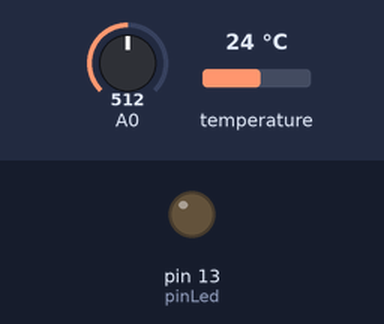
Bench run of a sketch on a simulated Arduino Uno, built with avr-gcc and run on an emulated ATmega328P. Shown: output pins drawn as LEDs (lit = HIGH). Inputs (shaded band) come from the test bench; at power-on: A0 = 512, temperature 24 °C. Pins used as bus, display or sensor lines are not drawn; what the sketch prints to the serial monitor is not drawn.

Above: at 7.7 s.
7.8 s: A0 set to 523
At 18.97 s:
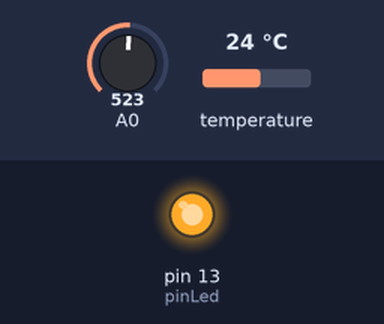
20.2 s: A0 set to 0
At 27.0 s:
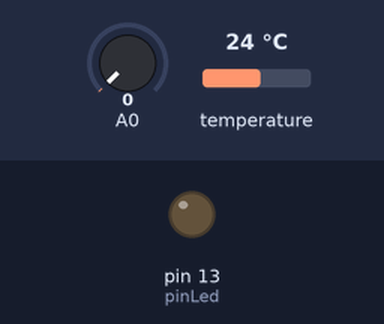
Timing chart, 0 to 28.5 s (numbered marks = the images above; inputs shaded):
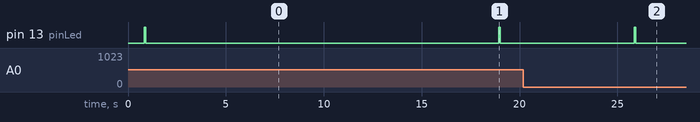

Measured:
- the behaviour switches between 515 and 516 on A0 (found by bisection; images 0 and 1)
- after the input at 7.8 s, pin 13 (pinLed): LOW → HIGH after 11.1 s, → LOW 0.09 s later
- after the input at 20.2 s, pin 13 (pinLed): goes on until 25.9 s, then stays LOW

The sketch:

ReduinoRadio.ino
```cpp
#include <EEPROM.h>
#include <OneWire.h> // Inclusion de la librairie OneWire

#define DS18B20 0x28     // Adresse 1-Wire du DS18B20
#define BROCHE_ONEWIRE 49 // Broche utilisÃ©e pour le bus 1-Wire
#define reserve A0// broche analogique 0 = niveau reserve eau osmosÃ©

OneWire ds(BROCHE_ONEWIRE); // CrÃ©ation de l'objet OneWire ds

int pinLed = 13;
int pinEmetteur = 12;
long codeKit = 1001;  // Code de notre couple arduino + sonde dans notre systeme radio
int BytesTypeTemp[] = {1, 0, 1, 0}; // Code du type de transmission, ici 10 pour Ã©mission d'une temperature, exprimÃ© en binaire
int BytesTypeNiv[] = {1, 0, 1, 1}; // Code du type de transmission, ici 11 pour Ã©mission du niveau, exprimÃ© en binaire
int Bytes[14]; //Message binaire Ã  envoyer
int BytesData[14]; //Temperature
int BytesNiveau[14]; //Niveau

// Servent à transformer des données numériques en tableaux de bits
void itob(unsigned long integer, int length)
{
  for (int i = 0; i < length; i++) {
    if ((integer / power2(length - 1 - i)) == 1) {
      integer -= power2(length - 1 - i);
      Bytes[i] = 1;
    }
    else Bytes[i] = 0;
  }
}
// Sert à transformer des données numériques de la temperature en tableaux de bits
void itobTemperature(unsigned long integer, int length)
{
  for (int i = 0; i < length; i++) {
    if ((integer / power2(length - 1 - i)) == 1) {
      integer -= power2(length - 1 - i);
      BytesData[i] = 1;
    }
    else BytesData[i] = 0;
  }
}

// Sert à transformer des données numériques du niveau en tableaux de bits
void itobNiveau(unsigned long integer, int length)
{
  for (int i = 0; i < length; i++) {
    if ((integer / power2(length - 1 - i)) == 1) {
      integer -= power2(length - 1 - i);
      BytesNiveau[i] = 1;
    }
    else BytesNiveau[i] = 0;
  }
}

unsigned long power2(int power) {   //gives 2 to the (power)
  unsigned long integer = 1;
  for (int i = 0; i < power; i++) {
    integer *= 2;
  }
  return integer;
}

/**
 * CrÃ©e notre signal sous forme binaire
**/
void buildSignal()
{
  Serial.println(codeKit);
  // Converti les codes respectifs pour le signal en binaire
  itob(codeKit, 14);
  for (int j = 0; j < 14; j++) {
    Serial.print(Bytes[j]);
  }
  Serial.println();
}

//Envoie d'une paire de pulsation radio qui definissent 1 bit rÃ©el : 0 =01 et 1 =10
//c'est le codage de manchester qui necessite ce petit bouzin, ceci permet entre autres de dissocier les donnÃ©es des parasites
void sendPair(bool b) {
  if (b)
  {
    sendBit(true);
    sendBit(false);
  }
  else
  {
    sendBit(false);
    sendBit(true);
  }
}

//Envois d'une pulsation (passage de l'etat haut a l'etat bas)
//1 = 310Âµs haut puis 1340Âµs bas
//0 = 310Âµs haut puis 310Âµs bas
void sendBit(bool b) {
  if (b) {
    Serial.print('1');
    digitalWrite(pinEmetteur, HIGH);
    delayMicroseconds(310);   //275 orinally, but tweaked.
    digitalWrite(pinEmetteur, LOW);
    delayMicroseconds(1340);  //1225 orinally, but tweaked.
  }
  else {
    Serial.print(0);
    digitalWrite(pinEmetteur, HIGH);
    delayMicroseconds(310);   //275 orinally, but tweaked.
    digitalWrite(pinEmetteur, LOW);
    delayMicroseconds(310);   //275 orinally, but tweaked.
  }
}

/**
 * Transmit Temperature
 * @param boolean  positive temperature negative ou positive
 * @param int temperature temperature en centiÃ¨mes de degrÃ©s 2015 = 20,15Â°C
 **/
void transmitTemp(boolean positive, int temperature)
{
  int i;
  itobTemperature(temperature, 14);

  digitalWrite(pinLed, HIGH);
  // Sequence de verrou anoncant le dÃ©part du signal au recepeteur
  digitalWrite(pinEmetteur, HIGH);
  delayMicroseconds(275);     // un bit de bruit avant de commencer pour remettre les delais du recepteur a 0
  digitalWrite(pinEmetteur, LOW);
  delayMicroseconds(9900);     // premier verrou de 9900Âµs
  digitalWrite(pinEmetteur, HIGH);   // high again
  delayMicroseconds(275);      // attente de 275Âµs entre les deux verrous
  digitalWrite(pinEmetteur, LOW);    // second verrou de 2675Âµs
  delayMicroseconds(2500);
  digitalWrite(pinEmetteur, HIGH);  // On reviens en Ã©tat haut pour bien couper les verrous des donnÃ©es


  // Envoie du code du kit en binaire
  for (i = 0; i < 14; i++)
  {
    sendPair(Bytes[i]);
  }

  // Envoie du code de type de transmission
  for (int j = 0; j < 4; j++)
  {
    sendPair(BytesTypeTemp[j]);
  }

  // Envoie du type de la temperature (negative ou positive)
  // Envoie du bit dÃ©finissant si c'est une commande de groupe ou non (26em bit)
  sendPair(positive);

  // Envoie de la temperature
  for (int j = 0; j < 14; j++)
  {
    sendPair(BytesData[j]);
  }


  // Sequence de verrou finale
  digitalWrite(pinEmetteur, HIGH);
  delayMicroseconds(275);     // un bit de bruit avant de commencer pour remettre les delais du recepteur a 0
  digitalWrite(pinEmetteur, LOW);
  digitalWrite(pinLed, LOW);
}
/*
**
 * Transmit Niveau
 * @param boolean  positive temperature negative ou positive ( a corriger)
 * @param int niveau. C'est la valeur analogique du niveau
 **/
void transmitNiv(boolean positive, int niveau)
{
  int i;
  itobNiveau(niveau, 14);

  digitalWrite(pinLed, HIGH);
  // Sequence de verrou anoncant le dÃ©part du signal au recepeteur
  digitalWrite(pinEmetteur, HIGH);
  delayMicroseconds(275);     // un bit de bruit avant de commencer pour remettre les delais du recepteur a 0
  digitalWrite(pinEmetteur, LOW);
  delayMicroseconds(9900);     // premier verrou de 9900Âµs
  digitalWrite(pinEmetteur, HIGH);   // high again
  delayMicroseconds(275);      // attente de 275Âµs entre les deux verrous
  digitalWrite(pinEmetteur, LOW);    // second verrou de 2675Âµs
  delayMicroseconds(2500);
  digitalWrite(pinEmetteur, HIGH);  // On reviens en Ã©tat haut pour bien couper les verrous des donnÃ©es


  // Envoie du code du kit en binaire
  for (i = 0; i < 14; i++)
  {
    sendPair(Bytes[i]);
  }

  // Envoie du code de type de transmission
  for (int j = 0; j < 4; j++)
  {
    sendPair(BytesTypeNiv[j]);
  }

  // Envoie du type de la temperature (negative ou positive)
  // Envoie du bit dÃ©finissant si c'est une commande de groupe ou non (26em bit)
  sendPair(positive);

  // Envoie de la temperature
  for (int j = 0; j < 14; j++)
  {
    sendPair(BytesNiveau[j]);
  }


  // Sequence de verrou finale
  digitalWrite(pinEmetteur, HIGH);
  delayMicroseconds(275);     // un bit de bruit avant de commencer pour remettre les delais du recepteur a 0
  digitalWrite(pinEmetteur, LOW);
  digitalWrite(pinLed, LOW);
}

void setup()
{
  pinMode(pinEmetteur, OUTPUT);
  pinMode(pinLed, OUTPUT);
  Serial.begin(9600);
  Serial.println("setup");
  digitalWrite(pinLed, HIGH);

  buildSignal();
  digitalWrite(pinLed, LOW);
}

void loop()
{
  float temp;
  Serial.println("in loop");

  // Lit la tempÃ©rature ambiante Ã  ~1Hz
  if (getTemperature(&temp)) {

    // Affiche la tempÃ©rature
    Serial.print("Temperature : ");
    Serial.print(temp);
    Serial.write(176); // caractÃ¨re Â°
    Serial.write('C');
    Serial.println();
    temp = temp * 100;
    int tempInt = (int) temp;
    Serial.println(tempInt);
    transmitTemp(true, tempInt);
  }

  delay (6000);

  float niv;

  if (getNiveau(&niv)) {

    // Affiche le niveau
    Serial.print("Niveau eau : ");
    Serial.print(niv);
    Serial.println();
    int nivInt = (int) niv;
    Serial.println(nivInt);
    transmitNiv(true, nivInt);
  }


  delay(6000);
}
```

Mesure.ino
```cpp
// Fonction rÃ©cupÃ©rant la tempÃ©rature depuis le DS18B20
// Retourne true si tout va bien, ou false en cas d'erreur
boolean getTemperature(float *temp) {
  byte data[9], addr[8];
  // data : DonnÃ©es lues depuis le scratchpad
  // addr : adresse du module 1-Wire dÃ©tectÃ©

  if (!ds.search(addr)) { // Recherche un module 1-Wire
    ds.reset_search();    // RÃ©initialise la recherche de module
    return false;         // Retourne une erreur
  }

  if (OneWire::crc8(addr, 7) != addr[7]) // VÃ©rifie que l'adresse a Ã©tÃ© correctement reÃ§ue
    return false;                        // Si le message est corrompu on retourne une erreur

  if (addr[0] != DS18B20) // VÃ©rifie qu'il s'agit bien d'un DS18B20
    return false;         // Si ce n'est pas le cas on retourne une erreur

  ds.reset();             // On reset le bus 1-Wire
  ds.select(addr);        // On sÃ©lectionne le DS18B20

  ds.write(0x44, 1);      // On lance une prise de mesure de tempÃ©rature
  delay(800);             // Et on attend la fin de la mesure

  ds.reset();             // On reset le bus 1-Wire
  ds.select(addr);        // On sÃ©lectionne le DS18B20
  ds.write(0xBE);         // On envoie une demande de lecture du scratchpad

  for (byte i = 0; i < 9; i++) // On lit le scratchpad
    data[i] = ds.read();       // Et on stock les octets reÃ§us

  // Calcul de la tempÃ©rature en degrÃ© Celsius
  *temp = ((data[1] << 8) | data[0]) * 0.0625;

  // Pas d'erreur
  return true;
}

// Fonction récupération du niveau d'eau
boolean getNiveau(float *niv) {
  // Mesure niveau d'eau du bac
  if (analogRead(0) > 1000) {
    digitalWrite(A3, LOW);
  }
  else {
    digitalWrite(A3, HIGH);
  }
  *niv = analogRead(0);
}
```
